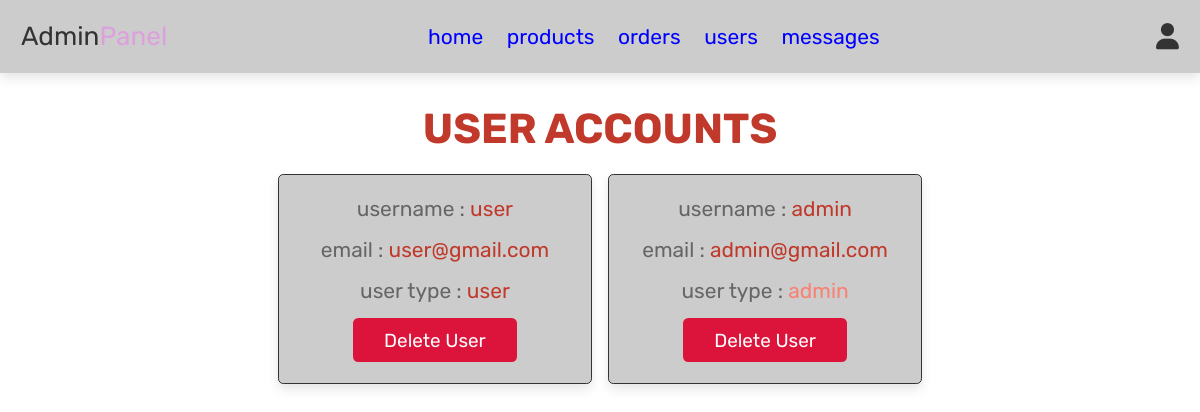
The page /admin_users.php (signed in) on the database its author committed.
### tables this page shows
CREATE TABLE `users` (
  `id` int(100) NOT NULL,
  `name` varchar(100) NOT NULL,
  `email` varchar(100) NOT NULL,
  `password` varchar(100) NOT NULL,
  `user_type` varchar(20) NOT NULL DEFAULT 'user'
);

### config.php (called while the page is built, shortened)
<?php
$version= time();
?>

### admin_users.php (the view, shortened to what this page needs)
<?php
include 'config.php';
?>
<!DOCTYPE html>
<html lang="en">
<head>
   <link rel="stylesheet" href="https://cdnjs.cloudflare.com/ajax/libs/font-awesome/6.0.0/css/all.min.css">
   <link rel="stylesheet" href="css/admin_style.css?v=<?=$version?>">
</head>
<body>
<?php include 'admin_header.php'; ?>
<section class="users">
   <h1 class="title"> user accounts </h1>
   <div class="box-container">
      <?php
         $select_users = mysqli_query($conn, "SELECT * FROM `users`") or die('query failed');
         while($fetch_users = mysqli_fetch_assoc($select_users)){
      ?>
      <div class="box">
         <p> username : <span><?php echo $fetch_users['name']; ?></span> </p>
         <p> email : <span><?php echo $fetch_users['email']; ?></span> </p>
         <p> user type : <span style="color:<?php if($fetch_users['user_type'] == 'admin'){ echo 'var(--salmon)'; } ?>"><?php echo
          $fetch_users['user_type']; ?></span> </p>
         <a href="admin_users.php?delete=<?php echo $fetch_users['id']; ?>" onclick="return confirm('delete this user?');" class="delete-btn">delete user</a>
      </div>
      <?php
         };
      ?>
   </div>
</section>
</body>
</html>

### css/admin_style.css (style rules this page uses)
:root { --pulm:#DDA0DD; --salmon:#fa8072; --cadetblue:#5f9ea0; --red:#c0392b; --crimson:#dc143c; --orange:#f39c12; --black:#333; --lavender:#e6e6fa; --blue:#0000FF; --palevioletred:#DB7093; --white:#fff; --light-color:#666; --light-white:#ccc; --light-bg:#f5f5f5; --border:.1rem solid var(--black); --main-color: hotpink; --box-shadow:0 .5rem 1rem rgba(0,0,0,.1); }
* { font-family: 'Rubik', sans-serif; margin:0; padding:0; box-sizing: border-box; outline: none; border:none; text-decoration: none; transition:all .2s linear; }
html { font-size: 65.5%; overflow-x: hidden; }
body { background-image: url(../images/a.jpg); }
section { padding:3rem 2rem; }
.title { text-align: center; margin-bottom: 2rem; text-transform: uppercase; color:var(--red); font-size: 4rem; }
.btn, .option-btn, .delete-btn, .white-btn { display: inline-block; margin-top: 1rem; padding:1rem 3rem; cursor: pointer; color:var(--white); font-size: 1.8rem; border-radius: .5rem; text-transform: capitalize; }
.delete-btn { background-color: var(--crimson); }
.users .box-container { display: grid; grid-template-columns: repeat(auto-fit, 30rem); justify-content: center; gap:1.5rem; max-width: 1200px; margin:0 auto; align-items: flex-start; }
.users .box-container .box { background-color: var(--light-white); padding:2rem; border:var(--border); box-shadow: var(--box-shadow); border-radius: .5rem; text-align: center; }
.users .box-container .box p { padding-bottom: 1.5rem; font-size: 2rem; color:var(--light-color); }
.users .box-container .box p span { color:var(--red); }
.users .box-container .box .delete-btn { margin-top: 0; }

### rows shown on the page
users: name "user", email "user@gmail.com", user_type "user"
users: name "admin", email "admin@gmail.com", user_type "admin"
